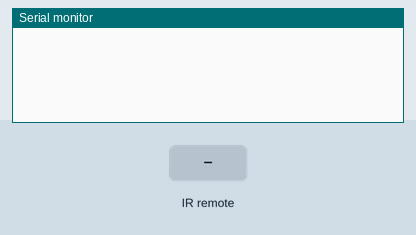
A sketch run on a simulated Arduino Uno, built with avr-gcc and run on an emulated ATmega328P. On the bench: the last lines printed to the serial monitor. Inputs (shaded band) come from the test bench.

Above: at 1.2 s.
1.3 s: infrared code 0x718E609F received
At 2.4 s:
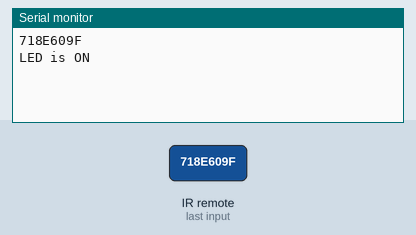
2.8 s: infrared code 0x718E609F received
At 3.5 s:
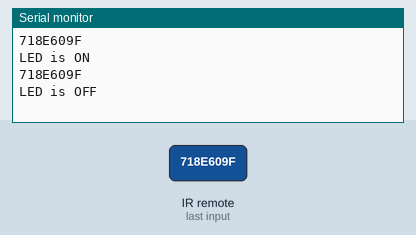

The sketch:

IRremoteExample.ino
```cpp
#include<IRremote.h>

int RECV_PIN = 11;
IRrecv irrecv(RECV_PIN);
decode_results results;
boolean LedStatus = true;
int LEDPin = 13;

void setup() {
  // put your setup code here, to run once:
  Serial.begin(9600);
  irrecv.enableIRIn(); //Start the receiver

}

void loop() {
  // put your main code here, to run repeatedly:
  if(irrecv.decode(&results)) {
      Serial.println(results.value, HEX);

      if(results.value == 0x718E609F) {

          if(LedStatus == true) {

            digitalWrite(LEDPin, HIGH);
            Serial.println("LED is ON");
            LedStatus = false;

          }else{

              digitalWrite(LEDPin, LOW);
              Serial.println("LED is OFF");
              LedStatus = true;
            }
        }
      irrecv.resume(); //Recieve the next value
    }
}
```

Measured:
- after the input at 1.3 s, the serial monitor: prints a new line at once (image 1)
- after the input at 2.8 s, the serial monitor: prints a new line at once (image 2)
